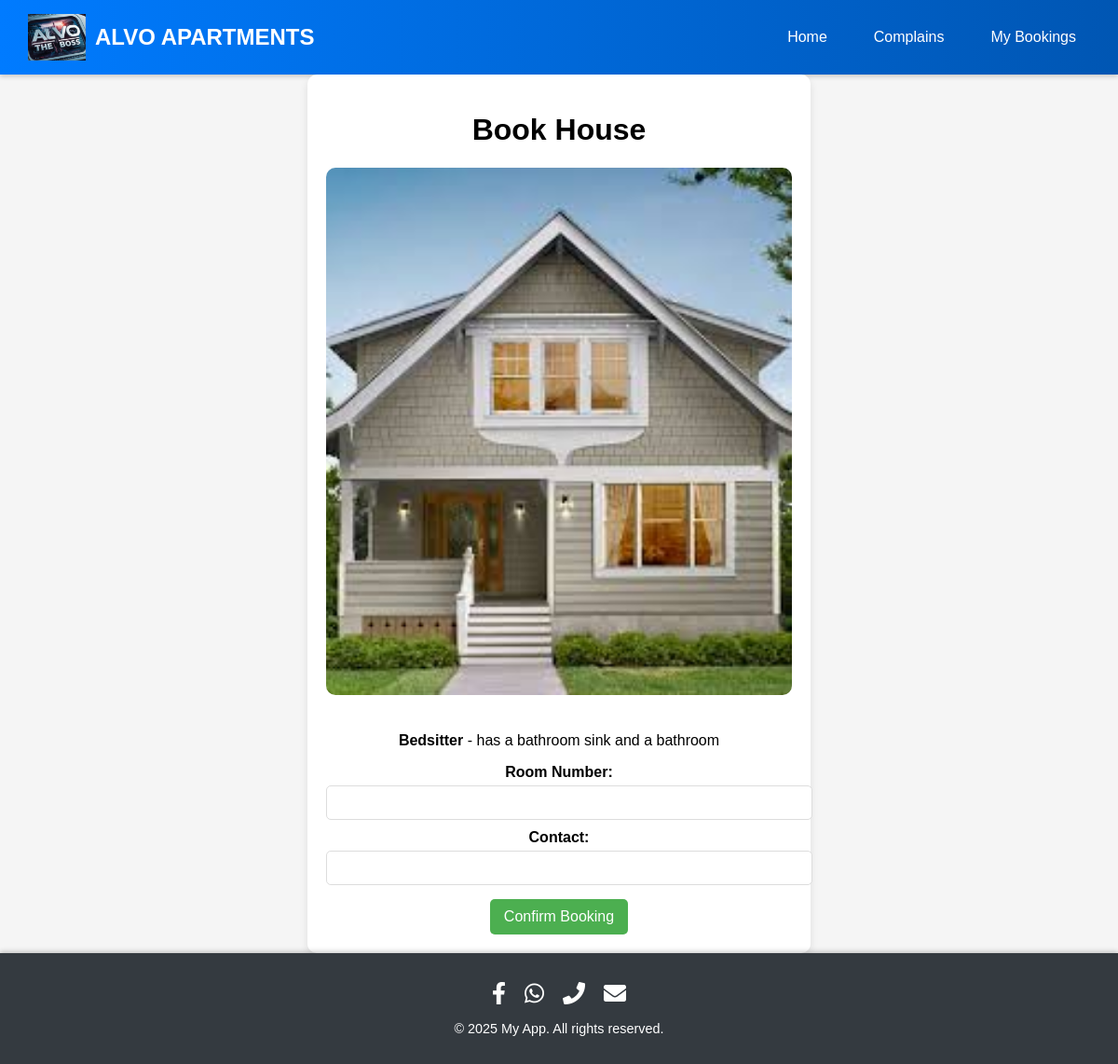
Screenshot of /book/8/ with the database file from the repository.
### houses/models.py (models this page shows, shortened)
class House(models.Model):
    CATEGORY_CHOICES = [
        ('bedsitter', 'Bedsitter'),
        ('single_bedroom', 'Single Bedroom'),
        ('two_bedroom', 'Two Bedroom'),
    ]
    name = models.CharField(max_length=100, default="Not Provided")  # New field for the house name
    category = models.CharField(max_length=20, choices=CATEGORY_CHOICES)
    description = models.TextField()
    image = models.ImageField(upload_to='house_images/')
    is_booked = models.BooleanField(default=False)

### houses/views.py (the view, shortened to what this page needs)
# urls.py: path('book/<int:house_id>/', views.book_house, name='book_house'),
def book_house(request, house_id):
    house = House.objects.get(id=house_id)
    return render(request, 'houses/book_house.html', {'house': house})

### houses/templates/houses/book_house.html (shortened to what this page needs)
{% extends 'base.html' %}
{% block content %}
<div class="booking-container">
    <h1>Book House</h1>
    <img src="{{ house.image.url }}" alt="House Image">
    <p><strong>{{ house.get_category_display }}</strong> - {{ house.description }}</p>
    <form method="post">
        <label>Room Number:</label>
        <input type="text" name="room_no" required>
        <label>Contact:</label>
        <input type="text" name="contact" required>
        <button type="submit">Confirm Booking</button>
    </form>
</div>
{% endblock %}

### houses/templates/base.html (style rules this page uses)
body { font-family: 'Poppins', sans-serif; background-color: #f5f5f5; margin: 0; padding: 0; }

### houses/templates/houses/book_house.html (style rules this page uses)
.booking-container { max-width: 500px; margin: 0 auto; background-color: #fff; padding: 20px; border-radius: 10px; box-shadow: 0 4px 8px rgba(0, 0, 0, 0.1); text-align: center; }
.booking-container img { width: 100%; height: auto; border-radius: 10px; margin-bottom: 20px; }
.booking-container label { font-weight: bold; display: block; margin-top: 10px; }
.booking-container input { width: 100%; padding: 10px; margin-top: 5px; border: 1px solid #ddd; border-radius: 5px; }
.booking-container button { background-color: #4CAF50; color: white; padding: 10px 15px; border: none; border-radius: 5px; cursor: pointer; font-size: 1em; transition: background-color 0.3s ease; margin-top: 15px; }

### rows the page displays
House: image (picture), category "Bedsitter", description "has a bathroom sink and a bathroom"
